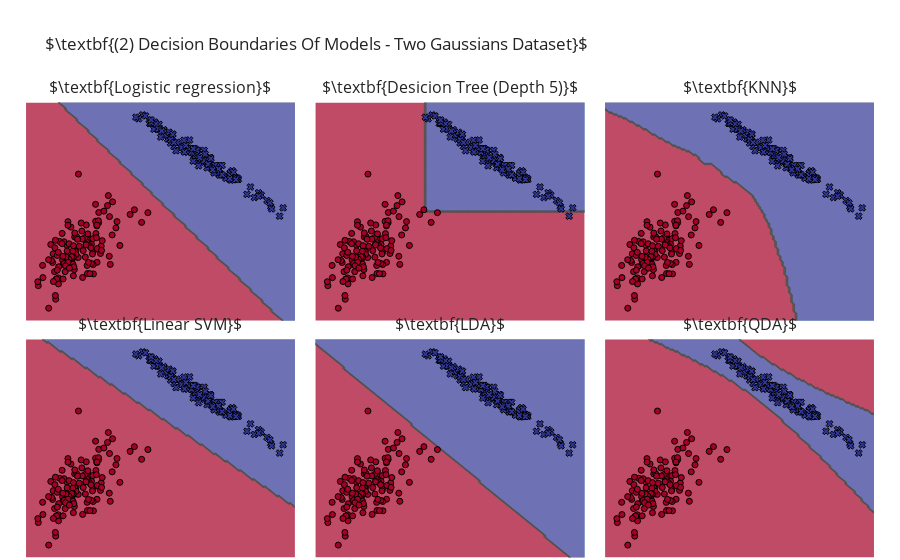

This figure's notebook cell:
### Markdown cell above
## Execute Models

### Code cell
fig = make_subplots(rows=2, cols=3, subplot_titles=[rf"$\textbf{{{m}}}$" for m in model_names],
                    horizontal_spacing = 0.01, vertical_spacing=.03)
for i, m in enumerate(models):
    fig.add_traces([decision_surface(m.fit(X, y).predict, lims[0], lims[1], showscale=False),
                    go.Scatter(x=X[:,0], y=X[:,1], mode="markers", showlegend=False,
                               marker=dict(color=y, symbol=symbols[y], colorscale=[custom[0], custom[-1]], 
                                           line=dict(color="black", width=1)) )], 
                   rows=(i//3) + 1, cols=(i%3)+1)

fig.update_layout(title=rf"$\textbf{{(2) Decision Boundaries Of Models - {title} Dataset}}$", margin=dict(t=100))\
    .update_xaxes(visible=False). update_yaxes(visible=False)
